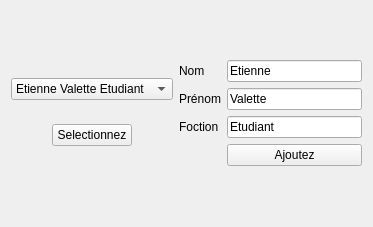
<?xml version="1.0" encoding="UTF-8"?>
<ui version="4.0">
 <class>Bdd</class>
 <widget class="QWidget" name="Bdd">
  <property name="geometry">
   <rect>
    <x>0</x>
    <y>0</y>
    <width>373</width>
    <height>227</height>
   </rect>
  </property>
  <property name="windowTitle">
   <string>Form</string>
  </property>
  <layout class="QGridLayout" name="gridLayout_2">
   <item row="0" column="0">
    <layout class="QGridLayout" name="gridLayout">
     <item row="1" column="0" alignment="Qt::AlignHCenter">
      <widget class="QPushButton" name="pushButton">
       <property name="text">
        <string>Selectionnez</string>
       </property>
      </widget>
     </item>
     <item row="0" column="0">
      <widget class="QComboBox" name="comboBox">
       <item>
        <property name="text">
         <string>Etienne Valette Etudiant</string>
        </property>
       </item>
      </widget>
     </item>
    </layout>
   </item>
   <item row="0" column="1">
    <layout class="QGridLayout" name="gridLayout_3">
     <item row="2" column="1">
      <widget class="QLineEdit" name="lineEdit_2">
       <property name="text">
        <string>Valette</string>
       </property>
      </widget>
     </item>
     <item row="1" column="1">
      <widget class="QLineEdit" name="lineEdit">
       <property name="text">
        <string>Etienne</string>
       </property>
      </widget>
     </item>
     <item row="3" column="1">
      <widget class="QLineEdit" name="lineEdit_3">
       <property name="text">
        <string>Etudiant</string>
       </property>
      </widget>
     </item>
     <item row="4" column="1">
      <widget class="QPushButton" name="pushButton_2">
       <property name="text">
        <string>Ajoutez</string>
       </property>
      </widget>
     </item>
     <item row="3" column="0">
      <widget class="QLabel" name="label">
       <property name="text">
        <string>Foction</string>
       </property>
      </widget>
     </item>
     <item row="2" column="0">
      <widget class="QLabel" name="label_2">
       <property name="text">
        <string>Prénom</string>
       </property>
      </widget>
     </item>
     <item row="1" column="0">
      <widget class="QLabel" name="label_3">
       <property name="text">
        <string>Nom</string>
       </property>
      </widget>
     </item>
    </layout>
   </item>
  </layout>
 </widget>
 <resources/>
 <connections/>
</ui>
